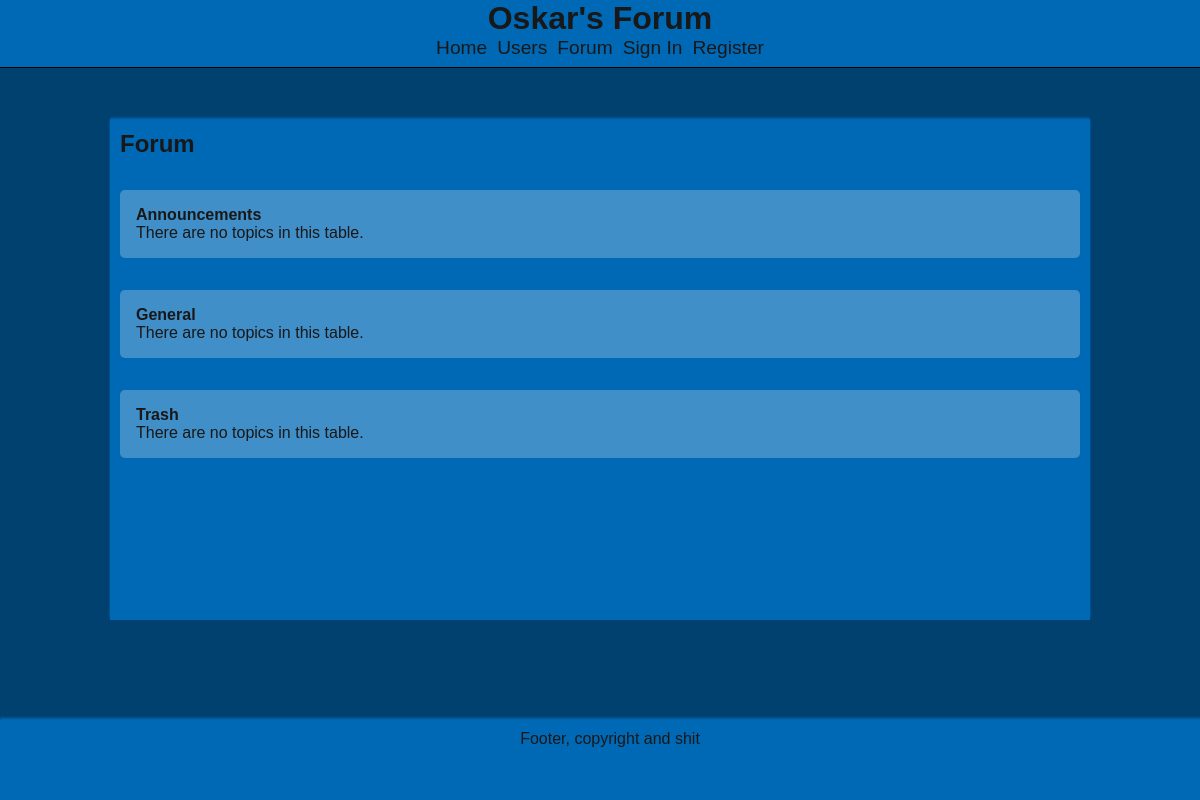
The app's page /forum_index.php with its own data.
### tables this page shows
CREATE TABLE IF NOT EXISTS `tables` (
  `id` int(11) NOT NULL AUTO_INCREMENT,
  `date` timestamp NOT NULL DEFAULT CURRENT_TIMESTAMP,
  `name` varchar(30) NOT NULL,
  `user_group_viewing` int(11) NOT NULL DEFAULT '0',
  `user_group_posting` int(11) NOT NULL DEFAULT '0',
  PRIMARY KEY (`id`)
);

### lib/class.Table.inc (the view, shortened to what this page needs)
<?php
	class Table {
		private
			$id,
			$date,
			$name,
			$userGroupViewing,
			$userGroupPosting,
			$topics,
			$lastActiveTopic;
		public function setId($id) {
			$this->id = $id;
		}
		public function getId() {
			return $this->id;
		}
		public function setName($name) {
			$this->name = $name;
		}
		public function getName() {
			return $this->name;
		}
		public function setTopics(array $topics) {
			$this->topics = array();
		}
		public function getTopics() {
			if(!isset($this->topics))
				$this->loadTopics();
			return $this->topics;
		}
		public function getHTMLLinkedName() {
			return "<a href='view_table.php?table_id=" . $this->getId() . "'>" . $this->getName() . "</a>";
		}
		private function loadTopics() {
			$db = DB::getDb();
			$query ="SELECT
						*
					FROM
						topics
					WHERE
						`table` = :table_id
					ORDER BY
						date DESC";
			$stmt = $db->prepare($query);
			$stmt->bindParam(":table_id", $this->id);
			$stmt->execute();
			$result = $stmt->fetchAll(PDO::FETCH_ASSOC);
			$topics = array();
		}
	}
?>

### lib/pages/class.ForumIndexPage.inc (shortened to what this page needs)
<?php
	require_once 'lib/class.Page.inc';
	class ForumIndexPage extends Page {
		private
			$tables = array();
		function __construct($title, $compress = true) {
			$this->loadPage();
		}
		public function addTable(Table $table) {
			$this->tables[] = $table;
		}
		public function getTables() {
			return $this->tables;
		}
		public function loadPage() {
			$db = DB::getDb();
			$query ="SELECT
						*
					FROM
						tables
					ORDER BY
						id ASC";
			$stmt = $db->prepare($query);
			$stmt->execute();
			foreach($stmt->fetchAll(PDO::FETCH_ASSOC) as $table) {
				$this->addTable( new Table($table['id'], $table['date'], $table['name'], $table['user_group_viewing'], $table['user_group_posting']) );
			}
		}
		public function getForumHTMLOverview() {
			$output = "
				<h2>Forum</h1>
				<ol class='forum_overview'>";
			foreach($this->getTables() as $table) {
				$output .= "
					<li class='forum_overview_table'>
						<div class='inner_container'>
							<span class='table_name bold'>" . $table->getHTMLLinkedName() . "</span>";
				$lastActiveTopic = $table->getLastActiveTopic();
				$lastActiveTopicUser = User::getUserById($lastActiveTopic->getUser());
				if(count($table->getTopics()) > 0) {
					$output .= "
							<div class='forum_overview_topic_count'>
								Topics: " . count($table->getTopics()) . "
							</div>
							<div class='forum_overview_last_topic'>
								Last topic: <span class='bold'>" . $lastActiveTopic->getHTMLLinkedName() . "</span> by <span class='bold'>" . $lastActiveTopicUser->getHTMLLinkedName() . "</span>
							</div>";
				}
				else
					$output .= "
							<div class='forum_overview_last_topic'>
								There are no topics in this table.
							</div>";
				$output .= "
						</div>
					</li>";
			}
			return $output . "
					</ol>
				</div>";
		}
	}
?>

### css/styles.css (style rules this page uses)
* { margin: 0px; border: 0px; color: #181818; font-family: Arial, Helvetica, sans-serif; }
a { text-decoration: none; }
body { background-color: #004170; }
ol { padding: 0; }
li { list-style-type: none; }
.inner_container { background-color: rgba(255,255,255,0.25); border-radius: 5px; padding: 1em; margin: 1em 0; position: relative; height: 100%; }
.forum_overview_table { margin: 2em 0; }
.bold { font-weight: bold; }

### records on screen
tables: name "Announcements"
tables: name "General"
tables: name "Trash"

### other values on screen
$this->name "Home"
$this->name "Users"
$this->name "Forum"
$this->name "Sign In"
$this->name "Register"
